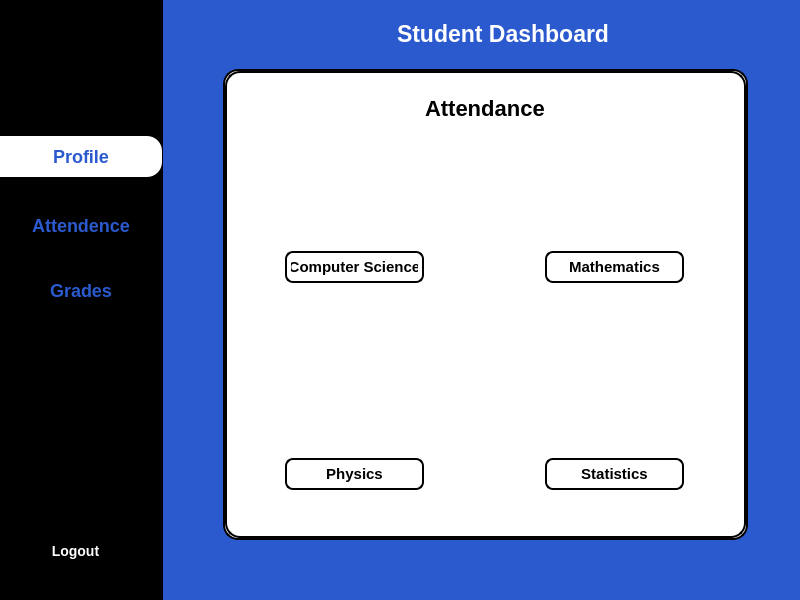
<?xml version="1.0" encoding="UTF-8"?>
<ui version="4.0">
 <class>StudentPannel</class>
 <widget class="QDialog" name="StudentPannel">
  <property name="geometry">
   <rect>
    <x>0</x>
    <y>0</y>
    <width>800</width>
    <height>600</height>
   </rect>
  </property>
  <property name="windowTitle">
   <string>Dialog</string>
  </property>
  <property name="autoFillBackground">
   <bool>false</bool>
  </property>
  <property name="styleSheet">
   <string notr="true">background-color: #2B59CE;</string>
  </property>
  <widget class="QLabel" name="label_2">
   <property name="geometry">
    <rect>
     <x>0</x>
     <y>0</y>
     <width>163</width>
     <height>600</height>
    </rect>
   </property>
   <property name="styleSheet">
    <string notr="true">background-color: rgb(0, 0, 0);</string>
   </property>
   <property name="text">
    <string/>
   </property>
  </widget>
  <widget class="QPushButton" name="pushButton_3">
   <property name="geometry">
    <rect>
     <x>0</x>
     <y>270</y>
     <width>162</width>
     <height>41</height>
    </rect>
   </property>
   <property name="cursor">
    <cursorShape>PointingHandCursor</cursorShape>
   </property>
   <property name="styleSheet">
    <string notr="true">QPushButton{color: #2B59CE;
background-color: rgb(0, 0, 0);
font: 18px;
font-weight: bold;
border-radius: 15px;
border-bottom-left-radius: 0px;;
border-top-left-radius: 0px;
}
QPushButton::hover{
background-color: white;
}
QPushButton::checked{
background-color: white;
}</string>
   </property>
   <property name="text">
    <string>Grades</string>
   </property>
   <property name="checkable">
    <bool>true</bool>
   </property>
   <property name="checked">
    <bool>false</bool>
   </property>
   <property name="autoExclusive">
    <bool>true</bool>
   </property>
  </widget>
  <widget class="QPushButton" name="pushButton_2">
   <property name="geometry">
    <rect>
     <x>0</x>
     <y>205</y>
     <width>162</width>
     <height>41</height>
    </rect>
   </property>
   <property name="cursor">
    <cursorShape>PointingHandCursor</cursorShape>
   </property>
   <property name="styleSheet">
    <string notr="true">QPushButton{color: #2B59CE;
background-color: rgb(0, 0, 0);
font: 18px;
font-weight: bold;
border-radius: 15px;
border-bottom-left-radius: 0px;;
border-top-left-radius: 0px;
}
QPushButton::hover{
background-color: white;
}
QPushButton::checked{
background-color: white;
}</string>
   </property>
   <property name="text">
    <string>Attendence</string>
   </property>
   <property name="checkable">
    <bool>true</bool>
   </property>
   <property name="autoExclusive">
    <bool>true</bool>
   </property>
  </widget>
  <widget class="QStackedWidget" name="stackedWidget">
   <property name="geometry">
    <rect>
     <x>223</x>
     <y>69</y>
     <width>525</width>
     <height>471</height>
    </rect>
   </property>
   <property name="styleSheet">
    <string notr="true">border: 2px solid black;
background-color: rgb(255, 255, 255);

border-radius: 15px;
</string>
   </property>
   <property name="currentIndex">
    <number>1</number>
   </property>
   <widget class="QWidget" name="page">
    <widget class="QLineEdit" name="name">
     <property name="geometry">
      <rect>
       <x>148</x>
       <y>21</y>
       <width>331</width>
       <height>48</height>
      </rect>
     </property>
     <property name="styleSheet">
      <string notr="true">QLineEdit {
    border: 1px solid black;
    background-color: #D9D9D9;
    color: black;
    font-weight: bold;
    font-family: &quot;Roboto&quot;;
    font-size: 18px;
    padding-left: 14px;
}
</string>
     </property>
     <property name="readOnly">
      <bool>true</bool>
     </property>
     <property name="placeholderText">
      <string/>
     </property>
    </widget>
    <widget class="QLineEdit" name="regno">
     <property name="geometry">
      <rect>
       <x>148</x>
       <y>99</y>
       <width>331</width>
       <height>48</height>
      </rect>
     </property>
     <property name="styleSheet">
      <string notr="true">QLineEdit {
    border: 1px solid black;
    background-color: #D9D9D9;
    color: black;
    font-weight: bold;
    font-family: &quot;Roboto&quot;;
    font-size: 18px;
    padding-left: 14px;
}
</string>
     </property>
     <property name="readOnly">
      <bool>true</bool>
     </property>
     <property name="placeholderText">
      <string/>
     </property>
    </widget>
    <widget class="QLabel" name="label_3">
     <property name="geometry">
      <rect>
       <x>10</x>
       <y>30</y>
       <width>71</width>
       <height>41</height>
      </rect>
     </property>
     <property name="styleSheet">
      <string notr="true">color: black;
font-size: 21px;
font-weight: bold;
border: 0px;
background-color: rgb(255, 255, 0, 0);</string>
     </property>
     <property name="text">
      <string>&lt;html&gt;&lt;head/&gt;&lt;body&gt;&lt;p&gt;Name&lt;/p&gt;&lt;/body&gt;&lt;/html&gt;</string>
     </property>
    </widget>
    <widget class="QLineEdit" name="email">
     <property name="geometry">
      <rect>
       <x>148</x>
       <y>177</y>
       <width>331</width>
       <height>48</height>
      </rect>
     </property>
     <property name="styleSheet">
      <string notr="true">QLineEdit {
    border: 1px solid black;
    background-color: #D9D9D9;
    color: black;
    font-weight: bold;
    font-family: &quot;Roboto&quot;;
    font-size: 18px;
    padding-left: 14px;
}
</string>
     </property>
     <property name="readOnly">
      <bool>true</bool>
     </property>
     <property name="placeholderText">
      <string/>
     </property>
    </widget>
    <widget class="QLineEdit" name="faculty">
     <property name="geometry">
      <rect>
       <x>148</x>
       <y>255</y>
       <width>331</width>
       <height>48</height>
      </rect>
     </property>
     <property name="styleSheet">
      <string notr="true">QLineEdit {
    border: 1px solid black;
    background-color: #D9D9D9;
    color: black;
    font-weight: bold;
    font-family: &quot;Roboto&quot;;
    font-size: 18px;
    padding-left: 14px;
}
</string>
     </property>
     <property name="readOnly">
      <bool>true</bool>
     </property>
     <property name="placeholderText">
      <string/>
     </property>
    </widget>
    <widget class="QLineEdit" name="department">
     <property name="geometry">
      <rect>
       <x>148</x>
       <y>333</y>
       <width>331</width>
       <height>48</height>
      </rect>
     </property>
     <property name="styleSheet">
      <string notr="true">QLineEdit {
    border: 1px solid black;
    background-color: #D9D9D9;
    color: black;
    font-weight: bold;
    font-family: &quot;Roboto&quot;;
    font-size: 18px;
    padding-left: 14px;
}
</string>
     </property>
     <property name="readOnly">
      <bool>true</bool>
     </property>
     <property name="placeholderText">
      <string/>
     </property>
    </widget>
    <widget class="QLabel" name="label_6">
     <property name="geometry">
      <rect>
       <x>10</x>
       <y>100</y>
       <width>91</width>
       <height>41</height>
      </rect>
     </property>
     <property name="styleSheet">
      <string notr="true">color: black;
font-size: 21px;
font-weight: bold;
border: 0px;
background-color: rgb(255, 255, 0, 0);</string>
     </property>
     <property name="text">
      <string>&lt;html&gt;&lt;head/&gt;&lt;body&gt;&lt;p&gt;Reg No.&lt;/p&gt;&lt;/body&gt;&lt;/html&gt;</string>
     </property>
    </widget>
    <widget class="QLabel" name="label_9">
     <property name="geometry">
      <rect>
       <x>10</x>
       <y>180</y>
       <width>101</width>
       <height>41</height>
      </rect>
     </property>
     <property name="styleSheet">
      <string notr="true">color: black;
font-size: 21px;
font-weight: bold;
border: 0px;
background-color: rgb(255, 255, 0, 0);</string>
     </property>
     <property name="text">
      <string>&lt;html&gt;&lt;head/&gt;&lt;body&gt;&lt;p&gt;Username&lt;/p&gt;&lt;/body&gt;&lt;/html&gt;</string>
     </property>
    </widget>
    <widget class="QLabel" name="label_10">
     <property name="geometry">
      <rect>
       <x>10</x>
       <y>260</y>
       <width>101</width>
       <height>41</height>
      </rect>
     </property>
     <property name="styleSheet">
      <string notr="true">color: black;
font-size: 21px;
font-weight: bold;
border: 0px;

background-color: rgb(255, 255, 0, 0);</string>
     </property>
     <property name="text">
      <string>&lt;html&gt;&lt;head/&gt;&lt;body&gt;&lt;p&gt;Faculty&lt;/p&gt;&lt;/body&gt;&lt;/html&gt;</string>
     </property>
    </widget>
    <widget class="QLabel" name="label_11">
     <property name="geometry">
      <rect>
       <x>10</x>
       <y>330</y>
       <width>121</width>
       <height>41</height>
      </rect>
     </property>
     <property name="styleSheet">
      <string notr="true">color: black;
font-size: 21px;
font-weight: bold;
border: 0px;</string>
     </property>
     <property name="text">
      <string>&lt;html&gt;&lt;head/&gt;&lt;body&gt;&lt;p&gt;Department&lt;/p&gt;&lt;/body&gt;&lt;/html&gt;</string>
     </property>
    </widget>
   </widget>
   <widget class="QWidget" name="page_2">
    <widget class="QLabel" name="label2_13">
     <property name="geometry">
      <rect>
       <x>43</x>
       <y>77</y>
       <width>177</width>
       <height>164</height>
      </rect>
     </property>
     <property name="styleSheet">
      <string notr="true">border: 0px;</string>
     </property>
     <property name="text">
      <string/>
     </property>
    </widget>
    <widget class="QLabel" name="label2_16">
     <property name="geometry">
      <rect>
       <x>303</x>
       <y>277</y>
       <width>177</width>
       <height>164</height>
      </rect>
     </property>
     <property name="styleSheet">
      <string notr="true">border: 0px;</string>
     </property>
     <property name="text">
      <string/>
     </property>
    </widget>
    <widget class="QPushButton" name="student_16">
     <property name="geometry">
      <rect>
       <x>320</x>
       <y>387</y>
       <width>139</width>
       <height>32</height>
      </rect>
     </property>
     <property name="font">
      <font>
       <pointsize>-1</pointsize>
       <italic>false</italic>
       <bold>true</bold>
      </font>
     </property>
     <property name="cursor">
      <cursorShape>PointingHandCursor</cursorShape>
     </property>
     <property name="styleSheet">
      <string notr="true">
QLabel, QPushButton {
	background-color: rgb(255, 255, 255);
   border-radius: 8px;
   color: black;
   font-size: 15px;
   font-weight: bold;
	font: bold &quot;Segoe UI&quot;;

}
</string>
     </property>
     <property name="text">
      <string>Statistics</string>
     </property>
    </widget>
    <widget class="QPushButton" name="student_13">
     <property name="geometry">
      <rect>
       <x>60</x>
       <y>180</y>
       <width>139</width>
       <height>32</height>
      </rect>
     </property>
     <property name="font">
      <font>
       <pointsize>-1</pointsize>
       <italic>false</italic>
       <bold>true</bold>
      </font>
     </property>
     <property name="cursor">
      <cursorShape>PointingHandCursor</cursorShape>
     </property>
     <property name="styleSheet">
      <string notr="true">
QLabel, QPushButton {
	background-color: rgb(255, 255, 255);
   border-radius: 8px;
   color: black;
   font-size: 15px;
   font-weight: bold;
	font: bold &quot;Segoe UI&quot;;
padding: 4px;

}
</string>
     </property>
     <property name="text">
      <string>Computer Science</string>
     </property>
    </widget>
    <widget class="QPushButton" name="student_15">
     <property name="geometry">
      <rect>
       <x>60</x>
       <y>387</y>
       <width>139</width>
       <height>32</height>
      </rect>
     </property>
     <property name="font">
      <font>
       <pointsize>-1</pointsize>
       <italic>false</italic>
       <bold>true</bold>
      </font>
     </property>
     <property name="cursor">
      <cursorShape>PointingHandCursor</cursorShape>
     </property>
     <property name="styleSheet">
      <string notr="true">
QLabel, QPushButton {
	background-color: rgb(255, 255, 255);
   border-radius: 8px;
   color: black;
   font-size: 15px;
   font-weight: bold;
	font: bold &quot;Segoe UI&quot;;
padding: 4px;

}
</string>
     </property>
     <property name="text">
      <string>Physics</string>
     </property>
    </widget>
    <widget class="QLabel" name="label_8">
     <property name="geometry">
      <rect>
       <x>200</x>
       <y>17</y>
       <width>191</width>
       <height>41</height>
      </rect>
     </property>
     <property name="styleSheet">
      <string notr="true">color: black;
background-color: rgb(255, 255, 255);
font-size: 22px;
font-weight: bold;
border: 0px;</string>
     </property>
     <property name="text">
      <string>Attendance</string>
     </property>
    </widget>
    <widget class="QPushButton" name="student_14">
     <property name="geometry">
      <rect>
       <x>320</x>
       <y>180</y>
       <width>139</width>
       <height>32</height>
      </rect>
     </property>
     <property name="font">
      <font>
       <pointsize>-1</pointsize>
       <italic>false</italic>
       <bold>true</bold>
      </font>
     </property>
     <property name="cursor">
      <cursorShape>PointingHandCursor</cursorShape>
     </property>
     <property name="styleSheet">
      <string notr="true">
QLabel, QPushButton {
	background-color: rgb(255, 255, 255);
   border-radius: 8px;
   color: black;
   font-size: 15px;
   font-weight: bold;
	font: bold &quot;Segoe UI&quot;;
padding: 4px;

}
</string>
     </property>
     <property name="text">
      <string>Mathematics</string>
     </property>
    </widget>
    <widget class="QLabel" name="label2_15">
     <property name="geometry">
      <rect>
       <x>43</x>
       <y>277</y>
       <width>177</width>
       <height>164</height>
      </rect>
     </property>
     <property name="styleSheet">
      <string notr="true">border: 0px;</string>
     </property>
     <property name="text">
      <string/>
     </property>
    </widget>
    <widget class="QLabel" name="label2_14">
     <property name="geometry">
      <rect>
       <x>299</x>
       <y>77</y>
       <width>177</width>
       <height>164</height>
      </rect>
     </property>
     <property name="styleSheet">
      <string notr="true">border: 0px;
</string>
     </property>
     <property name="text">
      <string/>
     </property>
    </widget>
    <zorder>label2_13</zorder>
    <zorder>label2_16</zorder>
    <zorder>student_16</zorder>
    <zorder>student_13</zorder>
    <zorder>label_8</zorder>
    <zorder>label2_15</zorder>
    <zorder>label2_14</zorder>
    <zorder>student_14</zorder>
    <zorder>student_15</zorder>
   </widget>
   <widget class="QWidget" name="page_3">
    <widget class="QLabel" name="label2_12">
     <property name="geometry">
      <rect>
       <x>50</x>
       <y>280</y>
       <width>177</width>
       <height>164</height>
      </rect>
     </property>
     <property name="styleSheet">
      <string notr="true">border: 0px;</string>
     </property>
     <property name="text">
      <string/>
     </property>
    </widget>
    <widget class="QPushButton" name="student_12">
     <property name="geometry">
      <rect>
       <x>67</x>
       <y>390</y>
       <width>139</width>
       <height>32</height>
      </rect>
     </property>
     <property name="font">
      <font>
       <pointsize>-1</pointsize>
       <italic>false</italic>
       <bold>true</bold>
      </font>
     </property>
     <property name="cursor">
      <cursorShape>PointingHandCursor</cursorShape>
     </property>
     <property name="styleSheet">
      <string notr="true">
QLabel, QPushButton {
	background-color: rgb(255, 255, 255);
   border-radius: 8px;
   color: black;
   font-size: 15px;
   font-weight: bold;
	font: bold &quot;Segoe UI&quot;;
padding: 4px;

}
</string>
     </property>
     <property name="text">
      <string>Physics</string>
     </property>
    </widget>
    <widget class="QLabel" name="label2_10">
     <property name="geometry">
      <rect>
       <x>50</x>
       <y>80</y>
       <width>177</width>
       <height>164</height>
      </rect>
     </property>
     <property name="styleSheet">
      <string notr="true">border: 0px;</string>
     </property>
     <property name="text">
      <string/>
     </property>
    </widget>
    <widget class="QLabel" name="label2_9">
     <property name="geometry">
      <rect>
       <x>306</x>
       <y>80</y>
       <width>177</width>
       <height>164</height>
      </rect>
     </property>
     <property name="styleSheet">
      <string notr="true">border: 0px;
</string>
     </property>
     <property name="text">
      <string/>
     </property>
    </widget>
    <widget class="QPushButton" name="student_10">
     <property name="geometry">
      <rect>
       <x>327</x>
       <y>390</y>
       <width>139</width>
       <height>32</height>
      </rect>
     </property>
     <property name="font">
      <font>
       <pointsize>-1</pointsize>
       <italic>false</italic>
       <bold>true</bold>
      </font>
     </property>
     <property name="cursor">
      <cursorShape>PointingHandCursor</cursorShape>
     </property>
     <property name="styleSheet">
      <string notr="true">
QLabel, QPushButton {
	background-color: rgb(255, 255, 255);
   border-radius: 8px;
   color: black;
   font-size: 15px;
   font-weight: bold;
	font: bold &quot;Segoe UI&quot;;

}
</string>
     </property>
     <property name="text">
      <string>Statistics</string>
     </property>
    </widget>
    <widget class="QPushButton" name="student_9">
     <property name="geometry">
      <rect>
       <x>327</x>
       <y>183</y>
       <width>139</width>
       <height>32</height>
      </rect>
     </property>
     <property name="font">
      <font>
       <pointsize>-1</pointsize>
       <italic>false</italic>
       <bold>true</bold>
      </font>
     </property>
     <property name="cursor">
      <cursorShape>PointingHandCursor</cursorShape>
     </property>
     <property name="styleSheet">
      <string notr="true">
QLabel, QPushButton {
	background-color: rgb(255, 255, 255);
   border-radius: 8px;
   color: black;
   font-size: 15px;
   font-weight: bold;
	font: bold &quot;Segoe UI&quot;;
padding: 4px;

}
</string>
     </property>
     <property name="text">
      <string>Mathematics</string>
     </property>
    </widget>
    <widget class="QPushButton" name="student_11">
     <property name="geometry">
      <rect>
       <x>67</x>
       <y>183</y>
       <width>139</width>
       <height>32</height>
      </rect>
     </property>
     <property name="font">
      <font>
       <pointsize>-1</pointsize>
       <italic>false</italic>
       <bold>true</bold>
      </font>
     </property>
     <property name="cursor">
      <cursorShape>PointingHandCursor</cursorShape>
     </property>
     <property name="styleSheet">
      <string notr="true">
QLabel, QPushButton {
	background-color: rgb(255, 255, 255);
   border-radius: 8px;
   color: black;
   font-size: 15px;
   font-weight: bold;
	font: bold &quot;Segoe UI&quot;;
padding: 4px;

}
</string>
     </property>
     <property name="text">
      <string>Computer Science</string>
     </property>
    </widget>
    <widget class="QLabel" name="label2_11">
     <property name="geometry">
      <rect>
       <x>310</x>
       <y>280</y>
       <width>177</width>
       <height>164</height>
      </rect>
     </property>
     <property name="styleSheet">
      <string notr="true">border: 0px;</string>
     </property>
     <property name="text">
      <string/>
     </property>
    </widget>
    <widget class="QLabel" name="label_15">
     <property name="geometry">
      <rect>
       <x>220</x>
       <y>10</y>
       <width>191</width>
       <height>41</height>
      </rect>
     </property>
     <property name="styleSheet">
      <string notr="true">color: black;
background-color: rgb(255, 255, 255);
font-size: 22px;
font-weight: bold;
border: 0px;</string>
     </property>
     <property name="text">
      <string>Grades</string>
     </property>
    </widget>
    <zorder>label2_12</zorder>
    <zorder>student_12</zorder>
    <zorder>label2_10</zorder>
    <zorder>label2_9</zorder>
    <zorder>student_11</zorder>
    <zorder>label2_11</zorder>
    <zorder>student_10</zorder>
    <zorder>student_9</zorder>
    <zorder>label_15</zorder>
   </widget>
  </widget>
  <widget class="QLabel" name="label_5">
   <property name="geometry">
    <rect>
     <x>397</x>
     <y>18</y>
     <width>211</width>
     <height>31</height>
    </rect>
   </property>
   <property name="styleSheet">
    <string notr="true">color: white;
font-size: 23px;
font-weight: bold;</string>
   </property>
   <property name="text">
    <string>Student Dashboard</string>
   </property>
  </widget>
  <widget class="QPushButton" name="pushButton">
   <property name="geometry">
    <rect>
     <x>0</x>
     <y>136</y>
     <width>162</width>
     <height>41</height>
    </rect>
   </property>
   <property name="cursor">
    <cursorShape>PointingHandCursor</cursorShape>
   </property>
   <property name="styleSheet">
    <string notr="true">QPushButton{color: #2B59CE;
background-color: rgb(0, 0, 0);
font: 18px;
font-weight: bold;
border-radius: 15px;
border-bottom-left-radius: 0px;;
border-top-left-radius: 0px;
}
QPushButton::hover{
background-color: white;
}
QPushButton::checked{
background-color: white;
}</string>
   </property>
   <property name="text">
    <string>Profile</string>
   </property>
   <property name="checkable">
    <bool>true</bool>
   </property>
   <property name="checked">
    <bool>true</bool>
   </property>
   <property name="autoExclusive">
    <bool>true</bool>
   </property>
  </widget>
  <widget class="QLabel" name="a123">
   <property name="geometry">
    <rect>
     <x>8</x>
     <y>14</y>
     <width>150</width>
     <height>82</height>
    </rect>
   </property>
   <property name="styleSheet">
    <string notr="true">background-color: none;</string>
   </property>
   <property name="text">
    <string/>
   </property>
  </widget>
  <widget class="QPushButton" name="pushButton_4">
   <property name="geometry">
    <rect>
     <x>30</x>
     <y>530</y>
     <width>91</width>
     <height>41</height>
    </rect>
   </property>
   <property name="cursor">
    <cursorShape>PointingHandCursor</cursorShape>
   </property>
   <property name="styleSheet">
    <string notr="true">color: white;
background-color: black;
border: 0px;
font-weight: bold;
font-size:14px;</string>
   </property>
   <property name="text">
    <string>Logout</string>
   </property>
   <property name="icon">
    <iconset resource="Logos.qrc">
     <normaloff>:/new/prefix1/Images/Admin/Logout.png</normaloff>:/new/prefix1/Images/Admin/Logout.png</iconset>
   </property>
   <property name="iconSize">
    <size>
     <width>32</width>
     <height>32</height>
    </size>
   </property>
  </widget>
 </widget>
 <resources>
  <include location="Logos.qrc"/>
 </resources>
 <connections/>
</ui>
